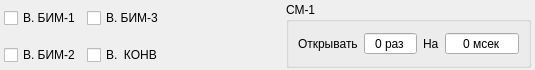
<?xml version="1.0" encoding="UTF-8"?>
<ui version="4.0">
 <class>Extensions</class>
 <widget class="QWidget" name="Extensions">
  <property name="geometry">
   <rect>
    <x>0</x>
    <y>0</y>
    <width>535</width>
    <height>70</height>
   </rect>
  </property>
  <property name="windowTitle">
   <string>Дополнение</string>
  </property>
  <layout class="QGridLayout" name="gridLayout">
   <property name="leftMargin">
    <number>4</number>
   </property>
   <property name="topMargin">
    <number>0</number>
   </property>
   <property name="rightMargin">
    <number>4</number>
   </property>
   <property name="bottomMargin">
    <number>0</number>
   </property>
   <item row="0" column="3" rowspan="2">
    <widget class="QGroupBox" name="groupBox">
     <property name="title">
      <string>СМ-1</string>
     </property>
     <layout class="QHBoxLayout" name="horizontalLayout">
      <item>
       <widget class="QLabel" name="hint_1">
        <property name="text">
         <string>Открывать</string>
        </property>
       </widget>
      </item>
      <item>
       <widget class="QSpinBox" name="count_1">
        <property name="alignment">
         <set>Qt::AlignCenter</set>
        </property>
        <property name="buttonSymbols">
         <enum>QAbstractSpinBox::NoButtons</enum>
        </property>
        <property name="suffix">
         <string> раз</string>
        </property>
        <property name="maximum">
         <number>100</number>
        </property>
       </widget>
      </item>
      <item>
       <widget class="QLabel" name="hint_2">
        <property name="text">
         <string>На</string>
        </property>
       </widget>
      </item>
      <item>
       <widget class="QSpinBox" name="dr_1">
        <property name="alignment">
         <set>Qt::AlignCenter</set>
        </property>
        <property name="buttonSymbols">
         <enum>QAbstractSpinBox::NoButtons</enum>
        </property>
        <property name="suffix">
         <string> мсек</string>
        </property>
        <property name="maximum">
         <number>10000</number>
        </property>
        <property name="singleStep">
         <number>100</number>
        </property>
       </widget>
      </item>
     </layout>
    </widget>
   </item>
   <item row="0" column="1">
    <widget class="QCheckBox" name="vibrator_3">
     <property name="text">
      <string>В. БИМ-3</string>
     </property>
    </widget>
   </item>
   <item row="0" column="0">
    <widget class="QCheckBox" name="vibrator_1">
     <property name="text">
      <string>В. БИМ-1</string>
     </property>
    </widget>
   </item>
   <item row="1" column="1">
    <widget class="QCheckBox" name="df_vibrator_1">
     <property name="text">
      <string>В.  КОНВ</string>
     </property>
    </widget>
   </item>
   <item row="1" column="0">
    <widget class="QCheckBox" name="vibrator_2">
     <property name="text">
      <string>В. БИМ-2</string>
     </property>
    </widget>
   </item>
   <item row="0" column="2" rowspan="2">
    <spacer name="horizontalSpacer">
     <property name="orientation">
      <enum>Qt::Horizontal</enum>
     </property>
     <property name="sizeHint" stdset="0">
      <size>
       <width>40</width>
       <height>20</height>
      </size>
     </property>
    </spacer>
   </item>
  </layout>
 </widget>
 <resources/>
 <connections/>
</ui>
